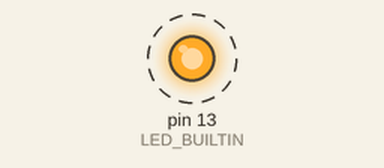
Recording of a sketch running on a simulated Arduino Uno, built with avr-gcc and run on an emulated ATmega328P. Shown: output pins drawn as LEDs (lit = HIGH). Dashed ring = blinking. What the sketch prints to the serial monitor is not drawn.

Above: at 0.2 s.
Timing chart, 0 to 3.0 s (numbered marks = the images above):
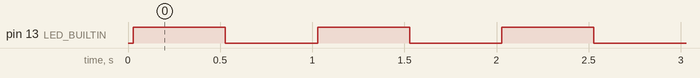

The sketch:

01_blink_serial.ino
```cpp
// Test 01: board, USB and serial.
// PASS: onboard LED (pin 13, "L") blinks once per second and the counter climbs in the Serial Monitor (9600 baud).

unsigned long count = 0;

void setup() {
  pinMode(LED_BUILTIN, OUTPUT);
  Serial.begin(9600);
  Serial.println(F("=== Test 01: blink + serial ==="));
  Serial.println(F("PASS if the L LED blinks and the counter below increases."));
}

void loop() {
  digitalWrite(LED_BUILTIN, HIGH);
  delay(500);
  digitalWrite(LED_BUILTIN, LOW);
  delay(500);
  Serial.print(F("Tick "));
  Serial.println(++count);
}
```

Measured:
- by itself, pin 13 (LED_BUILTIN): alternates HIGH for 0.50 s and LOW for 0.50 s
